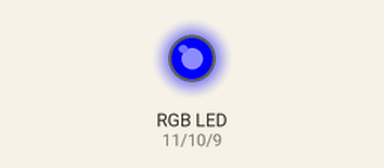
A sketch run on a simulated Arduino Uno, built with avr-gcc and run on an emulated ATmega328P. Parts: an RGB LED mixed from three pins (HIGH = lit).

Above: at 0.1 s.
Timing chart, 0 to 13.1 s (numbered marks = the images above):
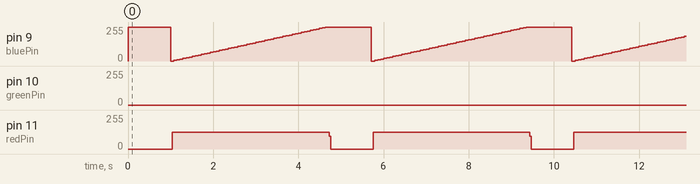

Measured:
- by itself, pin 9 (bluePin): ramps from 0/255 to 255/255 and jumps back, once every 4.7 s
- by itself, pin 11 (redPin): alternates 124/255 for 3.7 s and 0/255 for 1.0 s

The sketch:

RGB_full.ino
```cpp
int redPin = 11;
int greenPin = 10;
int bluePin = 9;

#define N 256

int R;
int G;
int B;

int i;
int j;
int k;

int RGB[3][N]={
  {0, 1, 2, 3, 4, 5, 6, 7, 8, 9, 10, 11, 12, 13, 14, 15, 16, 17, 18, 19, 20, 21, 22, 23, 24, 25, 26, 27, 28, 29, 30, 31, 32, 33, 34, 35, 36, 37, 38, 39, 40, 41, 42, 43, 44, 45, 46, 47, 48, 49, 50, 51, 52, 53, 54, 55, 56, 57, 58, 59, 60, 61, 62, 63, 64, 65, 66, 67, 68, 69, 70, 71, 72, 73, 74, 75, 76, 77, 78, 79, 80, 81, 82, 83, 84, 85, 86, 87, 88, 89, 90, 91, 92, 93, 94, 95, 96, 97, 98, 99, 100, 101, 102, 103, 104, 105, 106, 107, 108, 109, 110, 111, 112, 113, 114, 115, 116, 117, 118, 119, 120, 121, 122, 123, 124, 125, 126, 127, 128, 129, 130, 131, 132, 133, 134, 135, 136, 137, 138, 139, 140, 141, 142, 143, 144, 145, 146, 147, 148, 149, 150, 151, 152, 153, 154, 155, 156, 157, 158, 159, 160, 161, 162, 163, 164, 165, 166, 167, 168, 169, 170, 171, 172, 173, 174, 175, 176, 177, 178, 179, 180, 181, 182, 183, 184, 185, 186, 187, 188, 189, 190, 191, 192, 193, 194, 195, 196, 197, 198, 199, 200, 201, 202, 203, 204, 205, 206, 207, 208, 209, 210, 211, 212, 213, 214, 215, 216, 217, 218, 219, 220, 221, 222, 223, 224, 225, 226, 227, 228, 229, 230, 231, 232, 233, 234, 235, 236, 237, 238, 239, 240, 241, 242, 243, 244, 245, 246, 247, 248, 249, 250, 251, 252, 253, 254, 255},
  {0, 1, 2, 3, 4, 5, 6, 7, 8, 9, 10, 11, 12, 13, 14, 15, 16, 17, 18, 19, 20, 21, 22, 23, 24, 25, 26, 27, 28, 29, 30, 31, 32, 33, 34, 35, 36, 37, 38, 39, 40, 41, 42, 43, 44, 45, 46, 47, 48, 49, 50, 51, 52, 53, 54, 55, 56, 57, 58, 59, 60, 61, 62, 63, 64, 65, 66, 67, 68, 69, 70, 71, 72, 73, 74, 75, 76, 77, 78, 79, 80, 81, 82, 83, 84, 85, 86, 87, 88, 89, 90, 91, 92, 93, 94, 95, 96, 97, 98, 99, 100, 101, 102, 103, 104, 105, 106, 107, 108, 109, 110, 111, 112, 113, 114, 115, 116, 117, 118, 119, 120, 121, 122, 123, 124, 125, 126, 127, 128, 129, 130, 131, 132, 133, 134, 135, 136, 137, 138, 139, 140, 141, 142, 143, 144, 145, 146, 147, 148, 149, 150, 151, 152, 153, 154, 155, 156, 157, 158, 159, 160, 161, 162, 163, 164, 165, 166, 167, 168, 169, 170, 171, 172, 173, 174, 175, 176, 177, 178, 179, 180, 181, 182, 183, 184, 185, 186, 187, 188, 189, 190, 191, 192, 193, 194, 195, 196, 197, 198, 199, 200, 201, 202, 203, 204, 205, 206, 207, 208, 209, 210, 211, 212, 213, 214, 215, 216, 217, 218, 219, 220, 221, 222, 223, 224, 225, 226, 227, 228, 229, 230, 231, 232, 233, 234, 235, 236, 237, 238, 239, 240, 241, 242, 243, 244, 245, 246, 247, 248, 249, 250, 251, 252, 253, 254, 255},
  {0, 1, 2, 3, 4, 5, 6, 7, 8, 9, 10, 11, 12, 13, 14, 15, 16, 17, 18, 19, 20, 21, 22, 23, 24, 25, 26, 27, 28, 29, 30, 31, 32, 33, 34, 35, 36, 37, 38, 39, 40, 41, 42, 43, 44, 45, 46, 47, 48, 49, 50, 51, 52, 53, 54, 55, 56, 57, 58, 59, 60, 61, 62, 63, 64, 65, 66, 67, 68, 69, 70, 71, 72, 73, 74, 75, 76, 77, 78, 79, 80, 81, 82, 83, 84, 85, 86, 87, 88, 89, 90, 91, 92, 93, 94, 95, 96, 97, 98, 99, 100, 101, 102, 103, 104, 105, 106, 107, 108, 109, 110, 111, 112, 113, 114, 115, 116, 117, 118, 119, 120, 121, 122, 123, 124, 125, 126, 127, 128, 129, 130, 131, 132, 133, 134, 135, 136, 137, 138, 139, 140, 141, 142, 143, 144, 145, 146, 147, 148, 149, 150, 151, 152, 153, 154, 155, 156, 157, 158, 159, 160, 161, 162, 163, 164, 165, 166, 167, 168, 169, 170, 171, 172, 173, 174, 175, 176, 177, 178, 179, 180, 181, 182, 183, 184, 185, 186, 187, 188, 189, 190, 191, 192, 193, 194, 195, 196, 197, 198, 199, 200, 201, 202, 203, 204, 205, 206, 207, 208, 209, 210, 211, 212, 213, 214, 215, 216, 217, 218, 219, 220, 221, 222, 223, 224, 225, 226, 227, 228, 229, 230, 231, 232, 233, 234, 235, 236, 237, 238, 239, 240, 241, 242, 243, 244, 245, 246, 247, 248, 249, 250, 251, 252, 253, 254, 255}
};


void setup() {
  pinMode(redPin, OUTPUT);
  pinMode(greenPin, OUTPUT);
  pinMode(bluePin, OUTPUT);
}

void loop() {
setColor(0, 0, 255);
delay(1000);
for (i=0; i<N; i+=5){
  for (j=0; j<N; j+=5){
    for (k=0; k<N; k+=5){
      R=RGB[0][i];
      G=RGB[1][j];
      B=RGB[2][k];
      setColor(B, G, R);
}}}

}

void setColor(int red, int green, int blue) {
  analogWrite(redPin, red);
  analogWrite(greenPin, green);
  analogWrite(bluePin, blue);
}
```
